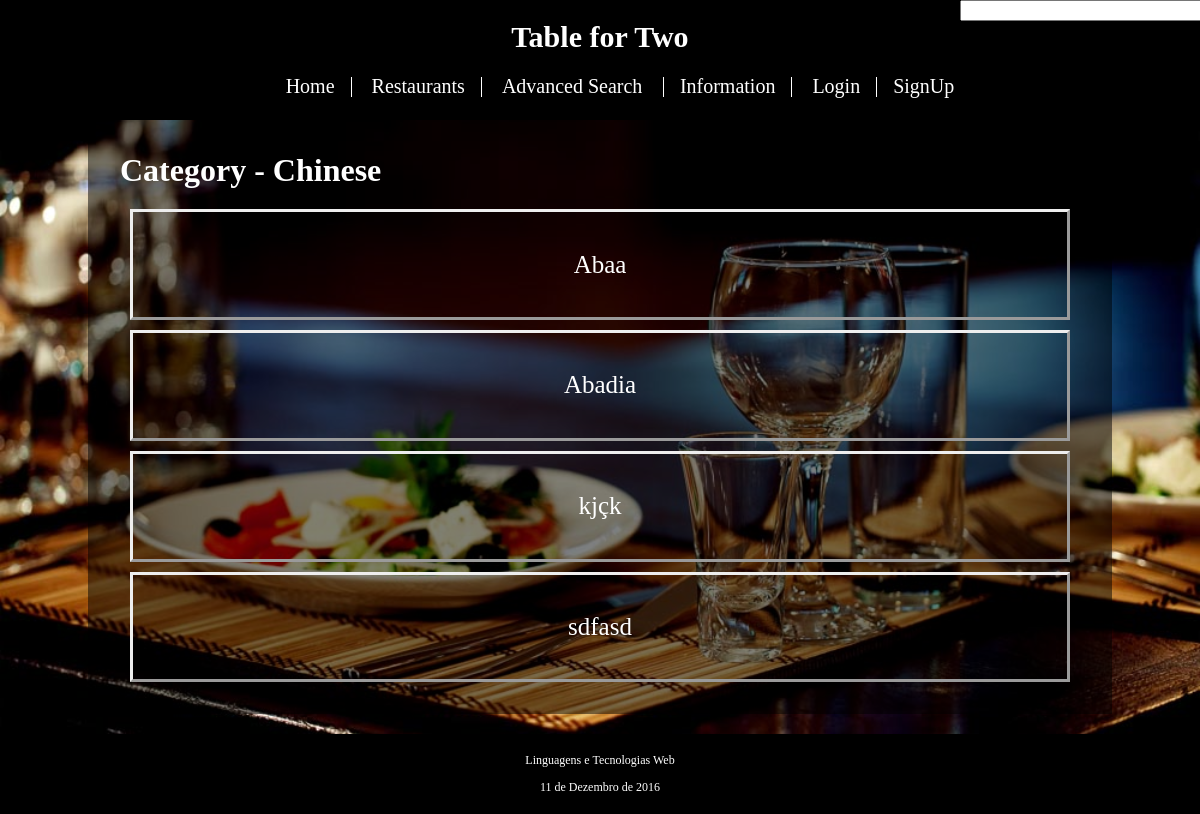
Page /show_category.php?category=Chinese on the committed database.
### tables this page shows
CREATE TABLE Restaurant (
	id_restaurant INTEGER PRIMARY KEY AUTOINCREMENT,
	id_owner INTEGER REFERENCES Account(id_account),
	--id_functionTime INTEGER REFERENCES FunctionTime(id_functionTime),
	id_category VARCHAR REFERENCES Category(id_category),
	name VARCHAR NOT NULL,
	address VARCHAR NOT NULL,
	avg_price INTEGER NOT NULL,
	description VARCHAR,
	stars REAL,
	open_time VARCHAR NOT NULL,
	close_time VARCHAR NOT NULL,
	monday BOOLEAN NOT NULL,
	tuesday BOOLEAN NOT NULL,
	wednesday BOOLEAN NOT NULL,
	thursday BOOLEAN NOT NULL,
	friday BOOLEAN NOT NULL,
	saturday BOOLEAN NOT NULL,
	sunday BOOLEAN NOT NULL
);

### database/restaurant.php (called while the page is built, shortened)
<?php
	function getAllRestaurant($db){
		$stmt = $db->prepare('SELECT * FROM Restaurant ORDER BY name ASC');
		$stmt->execute();
		$result = $stmt->fetchAll();
		return $result;
	}
 ?>

### database/restaurant_food.php (called while the page is built, shortened)
<?php
function getAllCategoriesFromRestaurant($db,$restaurant){
		$stmt = $db->prepare('SELECT id_category FROM RestaurantFood WHERE id_restaurant=?');
		$stmt->execute(array($restaurant));
		$result = array();
		while($row = $stmt->fetch())
		$result[] = $row['id_category'];
		return $result;
	}
?>

### show_category.php (the view, shortened to what this page needs)
<?php
  include_once('database/connection.php');
  include_once('database/restaurant.php');
  include_once('database/restaurant_food.php');
  include ('templates/header.php');
  ?>
  	<div id="content">
		<?php
		$restaurants=getAllRestaurant($db);
		echo '<h1 id="title"> Category - ' . $_GET['category'] . '</h1>';
		echo '<div class="display_big_center">';
		foreach($restaurants as $restaurant)
		{
			$result=getAllCategoriesFromRestaurant($db,$restaurant['id_restaurant']);
			if(in_array($_GET['category'],$result))
			{
				echo '<a class="item" href="restaurant_item.php?id=' . $restaurant['id_restaurant'] . '">' . $restaurant['name']  .  '</a>';
			}
		}
		echo '</div>';
		?>
	</div>
<?php
  include ('templates/footer.php');
?>

### css/site.css (style rules this page uses)
html { position:relative; }
body { background-image: url(images/background.jpg); background-position: 0%; background-size: 100%; background-attachment: fixed; font-family: times, serif; margin: 0px auto; display : block; }
#content { width: 1000px; margin: 0px auto; display: none; background-color: rgba(0,0,0,0.5); color: #ffffff; padding: 1%; margin-bottom: 100px; }
#content > * { display:block; margin:20px; }
.display_big_center > * { font-size: 25px; margin: 10px; display:block; text-align: center; color: white; text-decoration: none; }
.item { border-style: outset; padding : 4%; }

### rows in the picture
restaurant: name "Abaa"
restaurant: name "Abadia"
restaurant: name "kjçk"
restaurant: name "sdfasd"

### other values in the picture
$_GET['category'] "Chinese"
